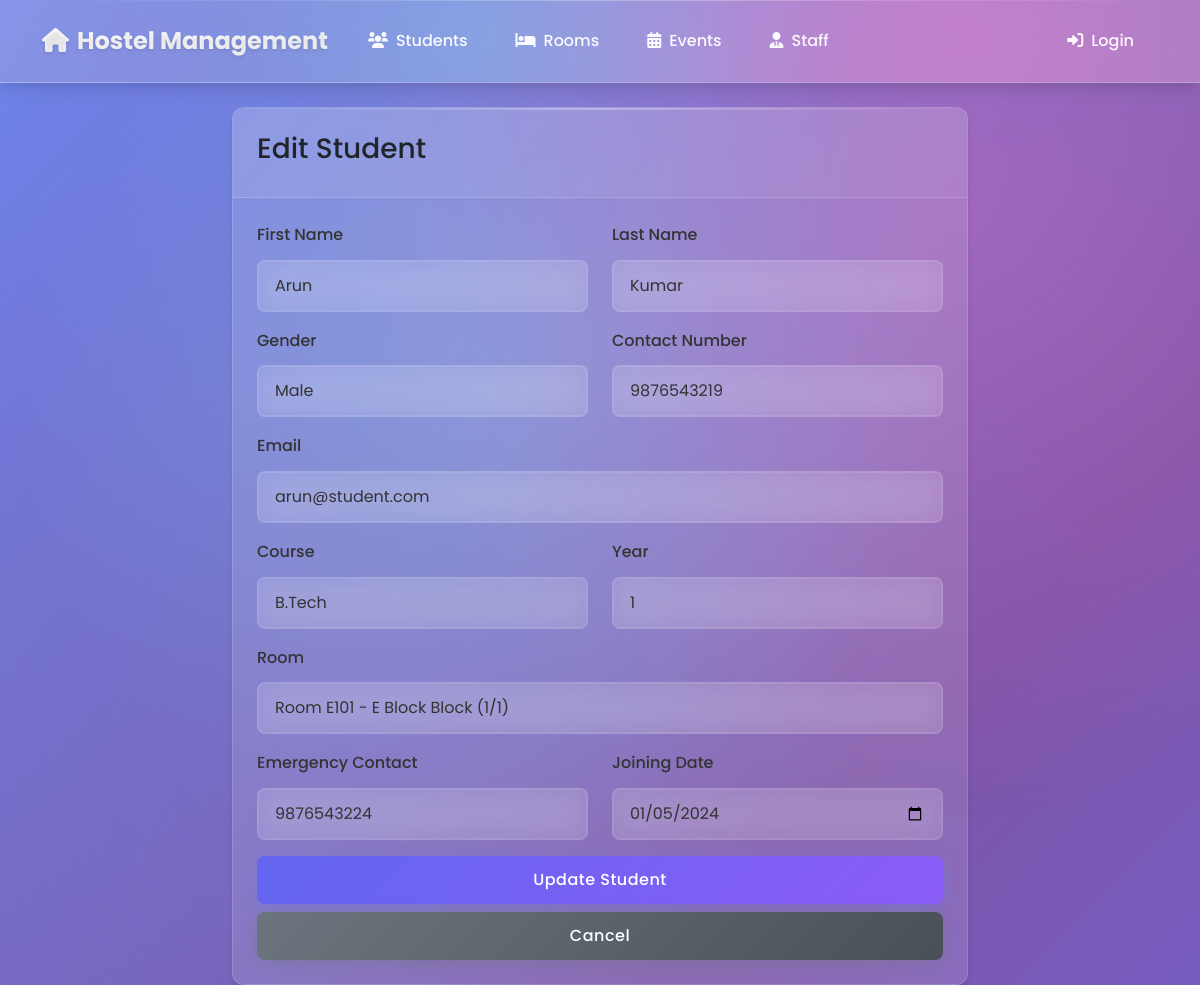
Screenshot of /pages/students/edit.php?id=5 with the database file from the repository.
### tables this page shows
CREATE TABLE Student (
    StudentID int(11) NOT NULL AUTO_INCREMENT,
    FirstName varchar(50) NOT NULL,
    LastName varchar(50) NOT NULL,
    Gender enum('Male','Female') NOT NULL,
    ContactNumber varchar(15) NOT NULL,
    EmailID varchar(100) NOT NULL,
    Course varchar(50) NOT NULL,
    Year int(11) NOT NULL,
    RoomID int(11) DEFAULT NULL,
    EmergencyContact varchar(15) NOT NULL,
    JoiningDate date NOT NULL,
    PRIMARY KEY (StudentID),
    UNIQUE KEY EmailID (EmailID),
    KEY RoomID (RoomID),
    CONSTRAINT Student_ibfk_1 FOREIGN KEY (RoomID) REFERENCES Room (RoomID)
);

CREATE TABLE Room (
    RoomID int(11) NOT NULL AUTO_INCREMENT,
    RoomNumber varchar(10) NOT NULL,
    BlockID int(11) NOT NULL,
    Capacity int(11) NOT NULL,
    RoomType enum('Single','Double','Triple') NOT NULL,
    Status enum('Occupied','Vacant') DEFAULT 'Vacant',
    MonthlyRent decimal(10,2) NOT NULL,
    PRIMARY KEY (RoomID),
    KEY BlockID (BlockID),
    CONSTRAINT Room_ibfk_1 FOREIGN KEY (BlockID) REFERENCES Block (BlockID)
);

CREATE TABLE Block (
    BlockID int(11) NOT NULL AUTO_INCREMENT,
    BlockName varchar(10) NOT NULL,
    NumberOfFloors int(11) NOT NULL,
    WardenID int(11) DEFAULT NULL,
    TotalRooms int(11) NOT NULL,
    Gender enum('Male','Female') NOT NULL,
    PRIMARY KEY (BlockID),
    KEY WardenID (WardenID),
    CONSTRAINT Block_ibfk_1 FOREIGN KEY (WardenID) REFERENCES Staff (StaffID)
);

### pages/students/edit.php (the view, shortened to what this page needs)
<?php
require_once '../../config/database.php';
$stmt = $pdo->query("
    SELECT
        r.RoomID,
        r.RoomNumber,
        r.Capacity,
        r.RoomType,
        b.BlockName,
        b.Gender as BlockGender,
        (SELECT COUNT(*) FROM Student s WHERE s.RoomID = r.RoomID) as CurrentOccupants
    FROM Room r
    JOIN Block b ON r.BlockID = b.BlockID
    WHERE r.Status != 'Maintenance'
    ORDER BY b.BlockName, r.RoomNumber
");
$rooms = $stmt->fetchAll();
$stmt = $pdo->prepare("
    SELECT
        s.*,
        r.RoomNumber,
        b.BlockName,
        b.Gender as BlockGender
    FROM Student s
    LEFT JOIN Room r ON s.RoomID = r.RoomID
    LEFT JOIN Block b ON r.BlockID = b.BlockID
    WHERE s.StudentID = ?
");
$stmt->execute([$_GET['id']]);
$student = $stmt->fetch();
?>
<!DOCTYPE html>
<html lang="en">
<head>
    <link href="https://cdn.jsdelivr.net/npm/bootstrap@5.3.0/dist/css/bootstrap.min.css" rel="stylesheet">
    <link href="https://cdnjs.cloudflare.com/ajax/libs/font-awesome/6.0.0/css/all.min.css" rel="stylesheet">
    <link href="../../assets/css/style.css" rel="stylesheet">
</head>
<body>
    <?php include '../../includes/navbar.php'; ?>
    <div class="container mt-4">
        <div class="row justify-content-center">
            <div class="col-md-8">
                <div class="card">
                    <div class="card-header">
                        <h3 class="card-title">Edit Student</h3>
                    </div>
                    <div class="card-body">
                        <form method="POST" action="" class="needs-validation" novalidate>
                            <div class="row">
                                <div class="col-md-6 mb-3">
                                    <label for="firstName" class="form-label">First Name</label>
                                    <input type="text" class="form-control" id="firstName" name="firstName"
                                           value="<?php echo htmlspecialchars($student['FirstName']); ?>" required>
                                </div>
                                <div class="col-md-6 mb-3">
                                    <label for="lastName" class="form-label">Last Name</label>
                                    <input type="text" class="form-control" id="lastName" name="lastName"
                                           value="<?php echo htmlspecialchars($student['LastName']); ?>" required>
                                </div>
                            </div>
                            <div class="row">
                                <div class="col-md-6 mb-3">
                                    <label for="gender" class="form-label">Gender</label>
                                    <select class="form-select" id="gender" name="gender" required>
                                        <option value="Male" <?php echo $student['Gender'] == 'Male' ? 'selected' : ''; ?>>Male</option>
                                    </select>
                                </div>
                                <div class="col-md-6 mb-3">
                                    <label for="contactNumber" class="form-label">Contact Number</label>
                                    <input type="tel" class="form-control" id="contactNumber" name="contactNumber"
                                           value="<?php echo htmlspecialchars($student['ContactNumber']); ?>" required>
                                </div>
                            </div>
                            <div class="mb-3">
                                <label for="email" class="form-label">Email</label>
                                <input type="email" class="form-control" id="email" name="email"
                                       value="<?php echo htmlspecialchars($student['EmailID']); ?>" required>
                            </div>
                            <div class="row">
                                <div class="col-md-6 mb-3">
                                    <label for="course" class="form-label">Course</label>
                                    <input type="text" class="form-control" id="course" name="course"
                                           value="<?php echo htmlspecialchars($student['Course']); ?>" required>
                                </div>
                                <div class="col-md-6 mb-3">
                                    <label for="year" class="form-label">Year</label>
                                    <input type="number" class="form-control" id="year" name="year"
                                           value="<?php echo htmlspecialchars($student['Year']); ?>" min="1" max="5" required>
                                </div>
                            </div>
                            <div class="mb-3">
                                <label for="roomId" class="form-label">Room</label>
                                <select class="form-select" id="roomId" name="roomId" required>
                                    <?php foreach ($rooms as $room): ?>
                                        <?php
                                        $isCurrentRoom = $room['RoomID'] == $student['RoomID'];
                                        $hasSpace = $room['CurrentOccupants'] < $room['Capacity'] || $isCurrentRoom;
                                        $matchesGender = $room['BlockGender'] == $student['Gender'];
                                        ?>
                                        <?php if ($hasSpace && ($matchesGender || $isCurrentRoom)): ?>
                                            <option value="<?php echo $room['RoomID']; ?>"
                                                    <?php echo $isCurrentRoom ? 'selected' : ''; ?>>
                                                Room <?php echo htmlspecialchars($room['RoomNumber']); ?> -
                                            </option>
                                        <?php endif; ?>
                                    <?php endforeach; ?>
                                </select>
                            </div>
                            <div class="row">
                                <div class="col-md-6 mb-3">
                                    <label for="emergencyContact" class="form-label">Emergency Contact</label>
                                    <input type="tel" class="form-control" id="emergencyContact" name="emergencyContact"
                                           value="<?php echo htmlspecialchars($student['EmergencyContact']); ?>" required>
                                </div>
                                <div class="col-md-6 mb-3">
                                    <label for="joiningDate" class="form-label">Joining Date</label>
                                    <input type="date" class="form-control" id="joiningDate" name="joiningDate"
                                           value="<?php echo date('Y-m-d', strtotime($student['JoiningDate'])); ?>" required>
                                </div>
                            </div>
                            <div class="d-grid gap-2">
                                <button type="submit" class="btn btn-primary">Update Student</button>
                                <a href="list.php" class="btn btn-secondary">Cancel</a>
                            </div>
                        </form>
                    </div>
                </div>
            </div>
        </div>
    </div>
</body>
</html>

### assets/css/style.css (style rules this page uses)
:root { --primary-gradient: linear-gradient(135deg, #6366f1 0%, #8b5cf6 100%); --secondary-gradient: linear-gradient(135deg, #06b6d4 0%, #3b82f6 100%); --success-gradient: linear-gradient(135deg, #10b981 0%, #059669 100%); --warning-gradient: linear-gradient(135deg, #f59e0b 0%, #d97706 100%); --danger-gradient: linear-gradient(135deg, #ef4444 0%, #dc2626 100%); --dark-gradient: linear-gradient(135deg, #374151 0%, #1f2937 100%); --light-gradient: linear-gradient(135deg, #f8fafc 0%, #e2e8f0 100%); --glass-bg: rgba(255, 255, 255, 0.12); --glass-bg-strong: rgba(255, 255, 255, 0.18); --glass-border: rgba(255, 255, 255, 0.15); --glass-border-strong: rgba(255, 255, 255, 0.25); --shadow-light: 0 4px 6px -1px rgba(0, 0, 0, 0.1), 0 2px 4px -1px rgba(0, 0, 0, 0.06); --shadow-medium: 0 10px 15px -3px rgba(0, 0, 0, 0.1), 0 4px 6px -2px rgba(0, 0, 0, 0.05); --shadow-hover: 0 20px 25px -5px rgba(0, 0, 0, 0.1), 0 10px 10px -5px rgba(0, 0, 0, 0.04); --shadow-inner: inset 0 2px 4px 0 rgba(0, 0, 0, 0.06); --border-radius: 12px; --border-radius-sm: 8px; --border-radius-lg: 20px; --border-radius-xl: 28px; --transition: all 0.3s cubic-bezier(0.4, 0, 0.2, 1); --transition-fast: all 0.15s ease-out; --transition-slow: all 0.5s cubic-bezier(0.4, 0, 0.2, 1); }
* { margin: 0; padding: 0; box-sizing: border-box; }
body { font-family: 'Poppins', -apple-system, BlinkMacSystemFont, 'Segoe UI', Roboto, sans-serif; background: linear-gradient(135deg, #667eea 0%, #764ba2 25%, #6366f1 50%, #8b5cf6 75%, #06b6d4 100%); background-size: 300% 300%; animation: gentleShift 20s ease infinite; background-attachment: fixed; min-height: 100vh; display: flex; flex-direction: column; color: #1f2937; line-height: 1.6; position: relative; }
body::before { content: ''; position: fixed; top: 0; left: 0; width: 100%; height: 100%; background: rgba(255, 255, 255, 0.05); pointer-events: none; z-index: -1; }
.card { background: var(--glass-bg); backdrop-filter: blur(20px); -webkit-backdrop-filter: blur(20px); border: 1px solid var(--glass-border); border-radius: var(--border-radius); box-shadow: var(--shadow-light); transition: var(--transition); overflow: hidden; position: relative; }
.card::before { content: ''; position: absolute; top: 0; left: 0; right: 0; height: 2px; background: linear-gradient(90deg, transparent, rgba(255,255,255,0.3), transparent); transition: var(--transition); }
.card-header { background: linear-gradient(135deg, rgba(255,255,255,0.1), rgba(255,255,255,0.05)); border-bottom: 1px solid var(--glass-border); padding: 1.5rem; font-weight: 600; }
.card-body { padding: 1.5rem; }
.btn { border-radius: var(--border-radius-sm); font-weight: 500; padding: 0.75rem 1.5rem; border: none; transition: var(--transition); text-transform: none; letter-spacing: 0.5px; box-shadow: var(--shadow-light); }
.btn::before { content: ''; position: absolute; top: 0; left: -100%; width: 100%; height: 100%; background: linear-gradient(90deg, transparent, rgba(255,255,255,0.15), transparent); transition: var(--transition-slow); }
.btn-primary { background: var(--primary-gradient); box-shadow: 0 4px 15px rgba(102, 126, 234, 0.4); }
.btn-secondary { background: linear-gradient(135deg, #6c757d, #495057); box-shadow: 0 4px 15px rgba(108, 117, 125, 0.4); }
.form-control, .form-select { border: 2px solid rgba(255, 255, 255, 0.1); border-radius: var(--border-radius-sm); background: rgba(255, 255, 255, 0.1); backdrop-filter: blur(10px); color: #333; padding: 0.75rem 1rem; transition: all 0.3s ease; font-weight: 400; }
.form-label { font-weight: 500; color: #333; margin-bottom: 0.75rem; }
.container { position: relative; z-index: 1; }
html { scroll-behavior: smooth; }
.card-header { position: relative; overflow: hidden; }
.card-header::before { content: ''; position: absolute; top: 0; left: -100%; width: 100%; height: 100%; background: linear-gradient(90deg, transparent, rgba(255,255,255,0.1), transparent); transition: left 0.5s; }
.container::before { content: ''; position: fixed; top: 0; left: 0; width: 100%; height: 100%; background: radial-gradient(circle at 20% 80%, rgba(120, 119, 198, 0.3) 0%, transparent 50%), radial-gradient(circle at 80% 20%, rgba(255, 119, 198, 0.3) 0%, transparent 50%), radial-gradient(circle at 40% 40%, rgba(120, 219, 255, 0.3) 0%, transparent 50%); z-index: -1; animation: float 20s ease-in-out infinite; }
.btn { position: relative; overflow: hidden; }

### rows the page displays
student: firstName "Arun", lastName "Kumar", gender "Male", contactNumber "9876543219", email "arun@student.com", course "B.Tech", year "1", roomId "Room E101 - E Block Block (1/1)", emergencyContact "9876543224", joiningDate "01/05/2024"
